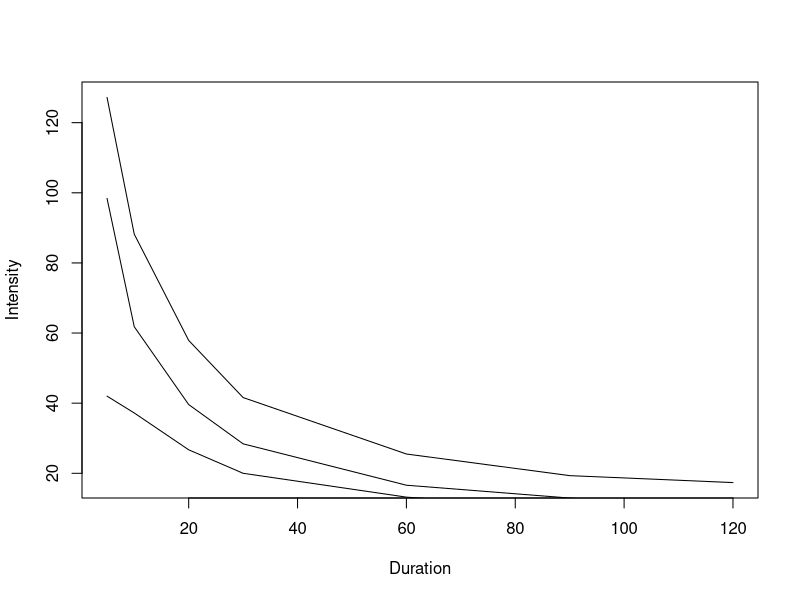

R code for this plot:
#page no: 135

t = c(5, 10, 20, 30, 60, 90, 120);  
p10 = c(10.6, 14.7, 19.3, 20.8, 25.5, 29, 34.7);  
p2 = c(8.2, 10.3, 13.2, 14.2, 16.6 ,19.4, 21.4);  
p1 = c(3.5, 6.2, 8.9, 10, 13.2, 15, 16.5);
i1 = p10*60/t;
i2 = p2*60/t;
i3 = p1*60/t;
plot(t,i1, xlab = "Duration", ylab = "Intensity", type='l' )
lines(t,i2)
lines(t,i3)
